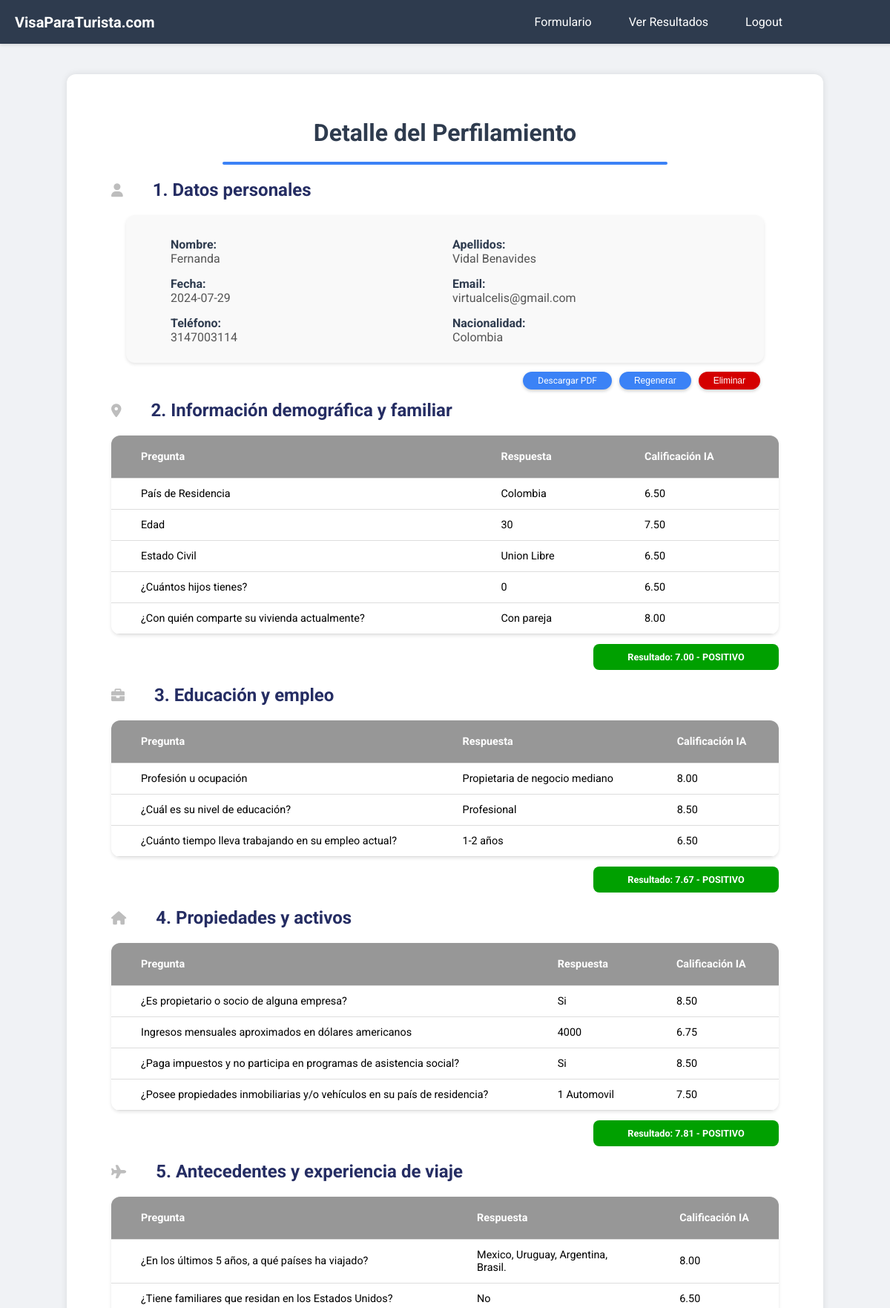
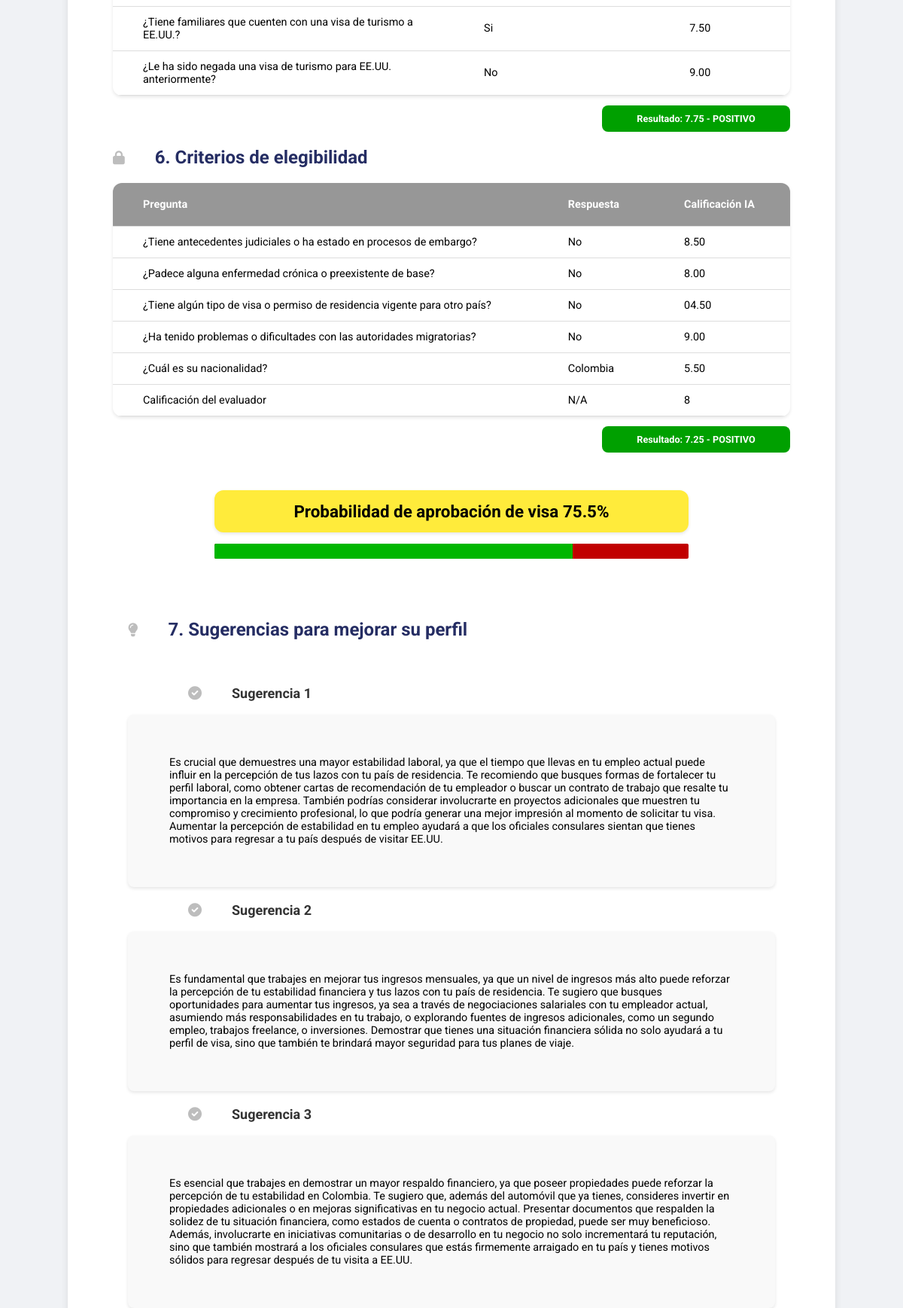
The app's page /detail/4 (signed in, upper part) with its own data (2 pictures, top to bottom).
### app.py (models this page shows)
class FormResult(db.Model):
    id = db.Column(db.Integer, primary_key=True)
    fecha = db.Column(db.String(50), nullable=False)
    nombre = db.Column(db.String(100), nullable=False)
    apellidos = db.Column(db.String(100), nullable=False)
    email = db.Column(db.String(100), nullable=False)
    telefono = db.Column(db.String(50), nullable=False)
    pais_residencia = db.Column(db.String(100), nullable=False)
    edad = db.Column(db.Integer, nullable=False)
    estado_civil = db.Column(db.String(50), nullable=False)
    hijos = db.Column(db.String(50), nullable=False)
    vivienda = db.Column(db.String(100), nullable=False)
    profesion = db.Column(db.String(100), nullable=False)
    nivel_educacion = db.Column(db.String(100), nullable=False)
    tiempo_empleo = db.Column(db.String(100), nullable=False)
    propietario = db.Column(db.String(50), nullable=False)
    ingresos = db.Column(db.Integer, nullable=False)
    impuestos = db.Column(db.String(50), nullable=False)
    propiedades = db.Column(db.String(100), nullable=False)
    viajes = db.Column(db.String(100), nullable=False)
    familiares_eeuu = db.Column(db.String(100), nullable=False)
    familiares_visa = db.Column(db.String(100), nullable=False)
    visa_negada = db.Column(db.String(100), nullable=False)
    antecedentes = db.Column(db.String(100), nullable=False)
    enfermedades = db.Column(db.String(100), nullable=False)
    visa_otra = db.Column(db.String(100), nullable=False)
    problemas_migratorios = db.Column(db.String(100), nullable=False)
    nacionalidad = db.Column(db.String(100), nullable=False)
    calificacion = db.Column(db.Integer, nullable=False)
    calificacion_pais_residencia_ChatGPT = db.Column(db.Text, nullable=True)
    calificacion_edad_ChatGPT = db.Column(db.Text, nullable=True)
    calificacion_estado_civil_ChatGPT = db.Column(db.Text, nullable=True)
    calificacion_hijos_ChatGPT = db.Column(db.Text, nullable=True)
    calificacion_vivienda_ChatGPT = db.Column(db.Text, nullable=True)
    calificacion_profesion_ChatGPT = db.Column(db.Text, nullable=True)
    calificacion_nivel_educacion_ChatGPT = db.Column(db.Text, nullable=True)
    calificacion_tiempo_empleo_ChatGPT = db.Column(db.Text, nullable=True)
    calificacion_propietario_ChatGPT = db.Column(db.Text, nullable=True)
    calificacion_ingresos_ChatGPT = db.Column(db.Text, nullable=True)
    calificacion_impuestos_ChatGPT = db.Column(db.Text, nullable=True)
    calificacion_propiedades_ChatGPT = db.Column(db.Text, nullable=True)
    calificacion_viajes_ChatGPT = db.Column(db.Text, nullable=True)
    calificacion_familiares_eeuu_ChatGPT = db.Column(db.Text, nullable=True)
    calificacion_familiares_visa_ChatGPT = db.Column(db.Text, nullable=True)
    calificacion_visa_negada_ChatGPT = db.Column(db.Text, nullable=True)
    calificacion_antecedentes_ChatGPT = db.Column(db.Text, nullable=True)
    calificacion_enfermedades_ChatGPT = db.Column(db.Text, nullable=True)
    calificacion_visa_otra_ChatGPT = db.Column(db.Text, nullable=True)
    calificacion_problemas_migratorios_ChatGPT = db.Column(db.Text, nullable=True)
    calificacion_nacionalidad_ChatGPT = db.Column(db.Text, nullable=True)
    calificacion_criterios_confidenciales_ChatGPT = db.Column(db.Text, nullable=True)
    probabilidad = db.Column(db.Integer, nullable=False)
    sugerencia_1_ChatGPT = db.Column(db.Text, nullable=True)
    sugerencia_2_ChatGPT = db.Column(db.Text, nullable=True)
    sugerencia_3_ChatGPT = db.Column(db.Text, nullable=True)
    calificacion_categoria_informacion_demografica_familiar_ChatGPT = db.Column(db.Text, nullable=True)
    calificacion_categoria_educacion_empleo_ChatGPT = db.Column(db.Text, nullable=True)
    calificacion_categoria_propiedades_activos_ChatGPT = db.Column(db.Text, nullable=True)
    calificacion_categoria_antecedentes_experiencia_viaje_ChatGPT = db.Column(db.Text, nullable=True)
    calificacion_categoria_criterios_confidenciales_ChatGPT = db.Column(db.Text, nullable=True)
    notas = db.Column(db.Text, nullable=True)
    pdf_path = db.Column(db.String(200), nullable=False)

### app.py (the view)
@app.route('/detail/<int:id>')
@login_required
def detail(id):
    result = FormResult.query.get_or_404(id)
    return render_template('detail.html', result=result)

### app.py (called while the page is built)
@login_manager.user_loader
def load_user(user_id):
    return User.query.get(int(user_id))

### templates/detail.html (shortened to what this page needs)
<!DOCTYPE html>
<html lang="es">
<head>
    <link rel="stylesheet" href="https://cdnjs.cloudflare.com/ajax/libs/font-awesome/6.0.0-beta3/css/all.min.css">
</head>
<body>
    <div class="topbar">
        <div class="logo">VisaParaTurista.com</div>
        <div class="topbar-menu menu-adjustable">
            <a href="/" class="{% if request.path == '/' %}active{% endif %}">Formulario</a>
            <a href="/results" class="{% if request.path == '/results' %}active{% endif %}">Ver Resultados</a>
            {% if current_user.is_authenticated %}
                <a href="{{ url_for('logout') }}" class="{% if request.path == url_for('logout') %}active{% endif %}">Logout</a>
            {% else %}
                <a href="{{ url_for('login') }}" class="{% if request.path == url_for('login') %}active{% endif %}">Login</a>
            {% endif %}
        </div>
    </div>
    <div class="container">
        <div class="header content-margins">
            <h1>Detalle del Perfilamiento</h1>
            <div class="separator"></div>
        </div>
        <h2><i class="fa fa-user"></i> 1. Datos personales</h2>
        <div class="personal-details content-margins">
            <div>
                <label>Nombre:</label>
                <span id="nombre-span">{{ result.nombre }}</span>
            </div>
            <div>
                <label>Apellidos:</label>
                <span id="apellidos-span">{{ result.apellidos }}</span>
            </div>
            <div>
                <label>Fecha:</label>
                <span id="fecha-span">{{ result.fecha }}</span>
            </div>
            <div>
                <label>Email:</label>
                <span id="email-span">{{ result.email }}</span>
            </div>
            <div>
                <label>Teléfono:</label>
                <span id="telefono-span">{{ result.telefono }}</span>
            </div>
            <div>
                <label>Nacionalidad:</label>
                <span id="nacionalidad-span">{{ result.nacionalidad }}</span>
            </div>
        </div>
        <div class="buttons">
            <a href="{{ url_for('create_pdf', id=result.id) }}">Descargar PDF</a>
            <button type="button" onclick="document.getElementById('regenerar-form').submit();">Regenerar</button>
            <button class="delete-button" onclick="openDeleteDialog()">Eliminar</button>
        </div>
        <h2><i class="fa fa-map-marker-alt"></i> 2. Información demográfica y familiar</h2>
        <table class="other-info">
            <tr>
                <th>Pregunta</th>
                <th>Respuesta</th>
                <th>Calificación IA</th>
            </tr>
            <tr>
                <td>País de Residencia</td>
                <td>{{ result.pais_residencia }}</td>
                <td>{{ result.calificacion_pais_residencia_ChatGPT }}</td>
            </tr>
            <tr>
                <td>Edad</td>
                <td>{{ result.edad }}</td>
                <td>{{ result.calificacion_edad_ChatGPT }}</td>
            </tr>
            <tr>
                <td>Estado Civil</td>
                <td>{{ result.estado_civil }}</td>
                <td>{{ result.calificacion_estado_civil_ChatGPT }}</td>
            </tr>
            <tr>
                <td>¿Cuántos hijos tienes?</td>
                <td>{{ result.hijos }}</td>
                <td>{{ result.calificacion_hijos_ChatGPT }}</td>
            </tr>
            <tr>
                <td>¿Con quién comparte su vivienda actualmente?</td>
                <td>{{ result.vivienda }}</td>
                <td>{{ result.calificacion_vivienda_ChatGPT }}</td>
            </tr>
        </table>
        <div class="result-container">
            <div id="result-info-table" class="result-box"></div>
        </div>
        <h2><i class="fa fa-briefcase"></i> 3. Educación y empleo</h2>
        <table class="other-info">
            <tr>
                <th>Pregunta</th>
                <th>Respuesta</th>
                <th>Calificación IA</th>
            </tr>
            <tr>
                <td>Profesión u ocupación</td>
                <td>{{ result.profesion }}</td>
                <td>{{ result.calificacion_profesion_ChatGPT }}</td>
            </tr>
            <tr>
                <td>¿Cuál es su nivel de educación?</td>
                <td>{{ result.nivel_educacion }}</td>
                <td>{{ result.calificacion_nivel_educacion_ChatGPT }}</td>
            </tr>
            <tr>
                <td>¿Cuánto tiempo lleva trabajando en su empleo actual?</td>
                <td>{{ result.tiempo_empleo }}</td>
                <td>{{ result.calificacion_tiempo_empleo_ChatGPT }}</td>
            </tr>
        </table>
        <div class="result-container">
            <div id="result-education-table" class="result-box"></div>
        </div>
        <h2><i class="fa fa-home"></i> 4. Propiedades y activos</h2>
        <table class="other-info">
            <tr>
                <th>Pregunta</th>
                <th>Respuesta</th>
                <th>Calificación IA</th>
            </tr>
            <tr>
                <td>¿Es propietario o socio de alguna empresa?</td>
                <td>{{ result.propietario }}</td>
                <td>{{ result.calificacion_propietario_ChatGPT }}</td>
            </tr>
            <tr>
                <td>Ingresos mensuales aproximados en dólares americanos</td>
                <td>{{ result.ingresos }}</td>
                <td>{{ result.calificacion_ingresos_ChatGPT }}</td>
            </tr>
            <tr>
                <td>¿Paga impuestos y no participa en programas de asistencia social?</td>
                <td>{{ result.impuestos }}</td>
                <td>{{ result.calificacion_impuestos_ChatGPT }}</td>
            </tr>
            <tr>
                <td>¿Posee propiedades inmobiliarias y/o vehículos en su país de residencia?</td>
                <td>{{ result.propiedades }}</td>
                <td>{{ result.calificacion_propiedades_ChatGPT }}</td>
            </tr>
        </table>
        <div class="result-container">
            <div id="result-assets-table" class="result-box"></div>
        </div>
        <h2><i class="fa fa-plane"></i> 5. Antecedentes y experiencia de viaje</h2>
        <table class="other-info">
            <tr>
                <th>Pregunta</th>
                <th>Respuesta</th>
                <th>Calificación IA</th>
            </tr>
            <tr>
                <td>¿En los últimos 5 años, a qué países ha viajado?</td>
                <td>{{ result.viajes }}</td>
                <td>{{ result.calificacion_viajes_ChatGPT }}</td>
            </tr>
            <tr>
                <td>¿Tiene familiares que residan en los Estados Unidos?</td>
                <td>{{ result.familiares_eeuu }}</td>
                <td>{{ result.calificacion_familiares_eeuu_ChatGPT }}</td>
            </tr>
            <tr>
                <td>¿Tiene familiares que cuenten con una visa de turismo a EE.UU.?</td>
                <td>{{ result.familiares_visa }}</td>
                <td>{{ result.calificacion_familiares_visa_ChatGPT }}</td>
            </tr>
            <tr>
                <td>¿Le ha sido negada una visa de turismo para EE.UU. anteriormente?</td>
                <td>{{ result.visa_negada }}</td>
                <td>{{ result.calificacion_visa_negada_ChatGPT }}</td>
            </tr>
        </table>
        <div class="result-container">
            <div id="result-background-table" class="result-box"></div>
        </div>
        <h2><i class="fa fa-lock"></i> 6. Criterios de elegibilidad</h2>
        <table class="other-info">
            <tr>
                <th>Pregunta</th>
                <th>Respuesta</th>
                <th>Calificación IA</th>
            </tr>
            <tr>
                <td>¿Tiene antecedentes judiciales o ha estado en procesos de embargo?</td>
                <td>{{ result.antecedentes }}</td>
                <td>{{ result.calificacion_antecedentes_ChatGPT }}</td>
            </tr>
            <tr>
                <td>¿Padece alguna enfermedad crónica o preexistente de base?</td>
                <td>{{ result.enfermedades }}</td>
                <td>{{ result.calificacion_enfermedades_ChatGPT }}</td>
            </tr>
            <tr>
                <td>¿Tiene algún tipo de visa o permiso de residencia vigente para otro país?</td>
                <td>{{ result.visa_otra }}</td>
                <td>{{ result.calificacion_visa_otra_ChatGPT }}</td>
            </tr>
            <tr>
                <td>¿Ha tenido problemas o dificultades con las autoridades migratorias?</td>
                <td>{{ result.problemas_migratorios }}</td>
                <td>{{ result.calificacion_problemas_migratorios_ChatGPT }}</td>
            </tr>
            <tr>
                <td>¿Cuál es su nacionalidad?</td>
                <td>{{ result.nacionalidad }}</td>
                <td>{{ result.calificacion_nacionalidad_ChatGPT }}</td>
            </tr>
            <tr>
                <td>Calificación del evaluador</td>
                <td>N/A</td>
                <td>{{ result.calificacion }}</td>
            </tr>
        </table>
        <div class="result-container">
            <div id="result-confidential-table" class="result-box"></div>
        </div>
        <div class="probability">
            <strong>Probabilidad de aprobación de visa</strong>
            <strong>{{ result.probabilidad }}%</strong>
        </div>
        <div class="probability-bar">
            <div class="probability-bar-inner"></div>
        </div>
        <div class="suggestions content-margins">
            <h2 style="margin-bottom: 60px;"><i class="fa fa-lightbulb"></i> 7. Sugerencias para mejorar su perfil</h2>
            <div class="suggestion">
                <h3><i class="fa fa-check-circle"></i> Sugerencia 1</h3>
                <p>{{ result.sugerencia_1_ChatGPT }}</p>
            </div>
            <div class="suggestion">
                <h3><i class="fa fa-check-circle"></i> Sugerencia 2</h3>
                <p>{{ result.sugerencia_2_ChatGPT }}</p>
            </div>
            <div class="suggestion">
                <h3><i class="fa fa-check-circle"></i> Sugerencia 3</h3>
                <p>{{ result.sugerencia_3_ChatGPT }}</p>
            </div>
        </div>
</body>
</html>

### records on screen
FormResult: nombre "Fernanda", apellidos "Vidal Benavides", fecha "2024-07-29", email "virtualcelis@gmail.com", telefono "3147003114", nacionalidad "Colombia", pais_residencia "Colombia", calificacion_pais_residencia_ChatGPT "6.50", edad "30", calificacion_edad_ChatGPT "7.50", estado_civil "Union Libre", calificacion_estado_civil_ChatGPT "6.50", hijos "0", calificacion_hijos_ChatGPT "6.50", vivienda "Con pareja", calificacion_vivienda_ChatGPT "8.00", profesion "Propietaria de negocio mediano", calificacion_profesion_ChatGPT "8.00", nivel_educacion "Profesional", calificacion_nivel_educacion_ChatGPT "8.50", tiempo_empleo "1-2 años", calificacion_tiempo_empleo_ChatGPT "6.50", propietario "Si", calificacion_propietario_ChatGPT "8.50", ingresos "4000", calificacion_ingresos_ChatGPT "6.75", impuestos "Si", calificacion_impuestos_ChatGPT "8.50", propiedades "1 Automovil", calificacion_propiedades_ChatGPT "7.50", viajes "Mexico, Uruguay, Argentina, Brasil.", calificacion_viajes_ChatGPT "8.00", familiares_eeuu "No", calificacion_familiares_eeuu_ChatGPT "6.50", familiares_visa "Si", calificacion_familiares_visa_ChatGPT "7.50", visa_negada "No", calificacion_visa_negada_ChatGPT "9.00", antecedentes "No", calificacion_antecedentes_ChatGPT "8.50", enfermedades "No", calificacion_enfermedades_ChatGPT "8.00", visa_otra "No", calificacion_visa_otra_ChatGPT "04.50", problemas_migratorios "No", calificacion_problemas_migratorios_ChatGPT "9.00", calificacion_nacionalidad_ChatGPT "5.50", calificacion "8", probabilidad "75.5", sugerencia_1_ChatGPT "Es crucial que demuestres una mayor estabilidad laboral, ya que el tiempo que llevas en tu empleo actual puede influir en la percepción de tus lazos con tu país de residencia. Te recomiendo que busques formas de fortalecer tu perfil laboral, como obtener cartas de recomendación de tu empleador o buscar un contrato de trabajo que resalte tu importancia en la empresa. También podrías considerar involucrarte en proyectos adicionales que muestren tu compromiso y crecimiento profesional, lo que podría generar una mejor impresión al momento de solicitar tu visa. Aumentar la percepción de estabilidad en tu empleo ayudará a que los oficiales consulares sientan que tienes motivos para regresar a tu…", sugerencia_2_ChatGPT "Es fundamental que trabajes en mejorar tus ingresos mensuales, ya que un nivel de ingresos más alto puede reforzar la percepción de tu estabilidad financiera y tus lazos con tu país de residencia. Te sugiero que busques oportunidades para aumentar tus ingresos, ya sea a través de negociaciones salariales con tu empleador actual, asumiendo más responsabilidades en tu trabajo, o explorando fuentes de ingresos adicionales, como un segundo empleo, trabajos freelance, o inversiones. Demostrar que tienes una situación financiera sólida no solo ayudará a tu perfil de visa, sino que también te brindará mayor seguridad para tus planes de viaje.", sugerencia_3_ChatGPT "Es esencial que trabajes en demostrar un mayor respaldo financiero, ya que poseer propiedades puede reforzar la percepción de tu estabilidad en Colombia. Te sugiero que, además del automóvil que ya tienes, consideres invertir en propiedades adicionales o en mejoras significativas en tu negocio actual. Presentar documentos que respalden la solidez de tu situación financiera, como estados de cuenta o contratos de propiedad, puede ser muy beneficioso. Además, involucrarte en iniciativas comunitarias o de desarrollo en tu negocio no solo incrementará tu reputación, sino que también mostrará a los oficiales consulares que estás firmemente arraigado en tu país y tienes motivos sólidos para…"
